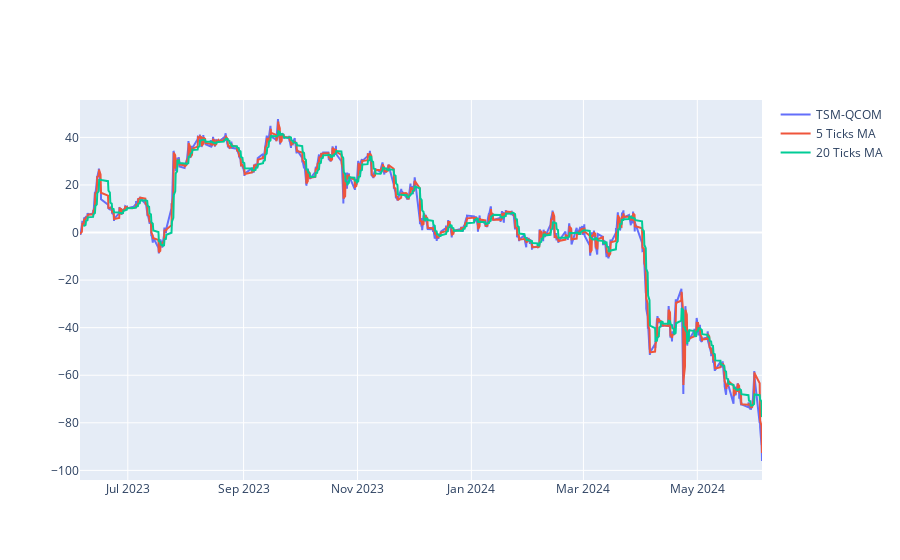

Notebook cell for this chart:
### Code cell
# Plot the difference and its moving average

fig = go.Figure()
fig.add_trace(go.Scatter(x=tsm_qcom_dif.index, y=tsm_qcom_dif, name='TSM-QCOM'))
fig.add_trace(go.Scatter(x=tsm_qcom_dif.index, y=tsm_qcom_dif.rolling(window=5).mean(), name='5 Ticks MA'))
fig.add_trace(go.Scatter(x=tsm_qcom_dif.index, y=tsm_qcom_dif.rolling(window=20).mean(), name='20 Ticks MA'))

fig.show()

### Figure 1 — Plotly figure (JSON) as saved in the notebook; plotly's stock layout.template omitted (floating-point values rounded to 4 significant figures; data arrays with more than 128 entries replaced by an {"elided": "..."} marker saying what was removed)
{"data": [{"name": "TSM-QCOM", "type": "scatter", "x": {"elided": "1756 str values"}, "y": {"elided": "1756 float values"}}, {"name": "5 Ticks MA", "type": "scatter", "x": {"elided": "1756 str values"}, "y": {"elided": "1756 float values"}}, {"name": "20 Ticks MA", "type": "scatter", "x": {"elided": "1756 str values"}, "y": {"elided": "1756 float values"}}], "layout": {}}
